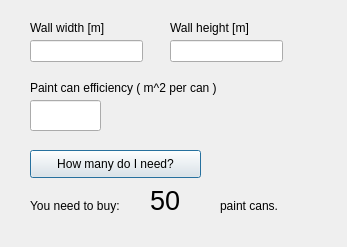
<?xml version="1.0" encoding="UTF-8"?>
<ui version="4.0">
 <class>Dialog</class>
 <widget class="QDialog" name="Dialog">
  <property name="geometry">
   <rect>
    <x>0</x>
    <y>0</y>
    <width>347</width>
    <height>247</height>
   </rect>
  </property>
  <property name="windowTitle">
   <string>Dialog</string>
  </property>
  <widget class="QLineEdit" name="tbHeight">
   <property name="geometry">
    <rect>
     <x>170</x>
     <y>40</y>
     <width>113</width>
     <height>22</height>
    </rect>
   </property>
  </widget>
  <widget class="QLabel" name="lblResult">
   <property name="geometry">
    <rect>
     <x>150</x>
     <y>180</y>
     <width>71</width>
     <height>41</height>
    </rect>
   </property>
   <property name="font">
    <font>
     <pointsize>20</pointsize>
    </font>
   </property>
   <property name="text">
    <string>50</string>
   </property>
  </widget>
  <widget class="QLabel" name="label_4">
   <property name="geometry">
    <rect>
     <x>30</x>
     <y>190</y>
     <width>131</width>
     <height>31</height>
    </rect>
   </property>
   <property name="text">
    <string>You need to buy: </string>
   </property>
  </widget>
  <widget class="QLineEdit" name="tbEfficiency">
   <property name="geometry">
    <rect>
     <x>30</x>
     <y>100</y>
     <width>71</width>
     <height>31</height>
    </rect>
   </property>
  </widget>
  <widget class="QLabel" name="label_6">
   <property name="geometry">
    <rect>
     <x>220</x>
     <y>190</y>
     <width>81</width>
     <height>31</height>
    </rect>
   </property>
   <property name="text">
    <string>paint cans.</string>
   </property>
  </widget>
  <widget class="QLabel" name="label_2">
   <property name="geometry">
    <rect>
     <x>170</x>
     <y>20</y>
     <width>111</width>
     <height>16</height>
    </rect>
   </property>
   <property name="text">
    <string>Wall height [m]</string>
   </property>
  </widget>
  <widget class="QLineEdit" name="tbWidth">
   <property name="geometry">
    <rect>
     <x>30</x>
     <y>40</y>
     <width>113</width>
     <height>22</height>
    </rect>
   </property>
  </widget>
  <widget class="QLabel" name="label_3">
   <property name="geometry">
    <rect>
     <x>30</x>
     <y>80</y>
     <width>211</width>
     <height>16</height>
    </rect>
   </property>
   <property name="text">
    <string>Paint can efficiency ( m^2 per can )</string>
   </property>
  </widget>
  <widget class="QPushButton" name="btnCalculate">
   <property name="geometry">
    <rect>
     <x>30</x>
     <y>150</y>
     <width>171</width>
     <height>28</height>
    </rect>
   </property>
   <property name="text">
    <string>How many do I need?</string>
   </property>
  </widget>
  <widget class="QLabel" name="label_7">
   <property name="geometry">
    <rect>
     <x>30</x>
     <y>20</y>
     <width>111</width>
     <height>16</height>
    </rect>
   </property>
   <property name="text">
    <string>Wall width [m]</string>
   </property>
  </widget>
 </widget>
 <resources/>
 <connections/>
</ui>
